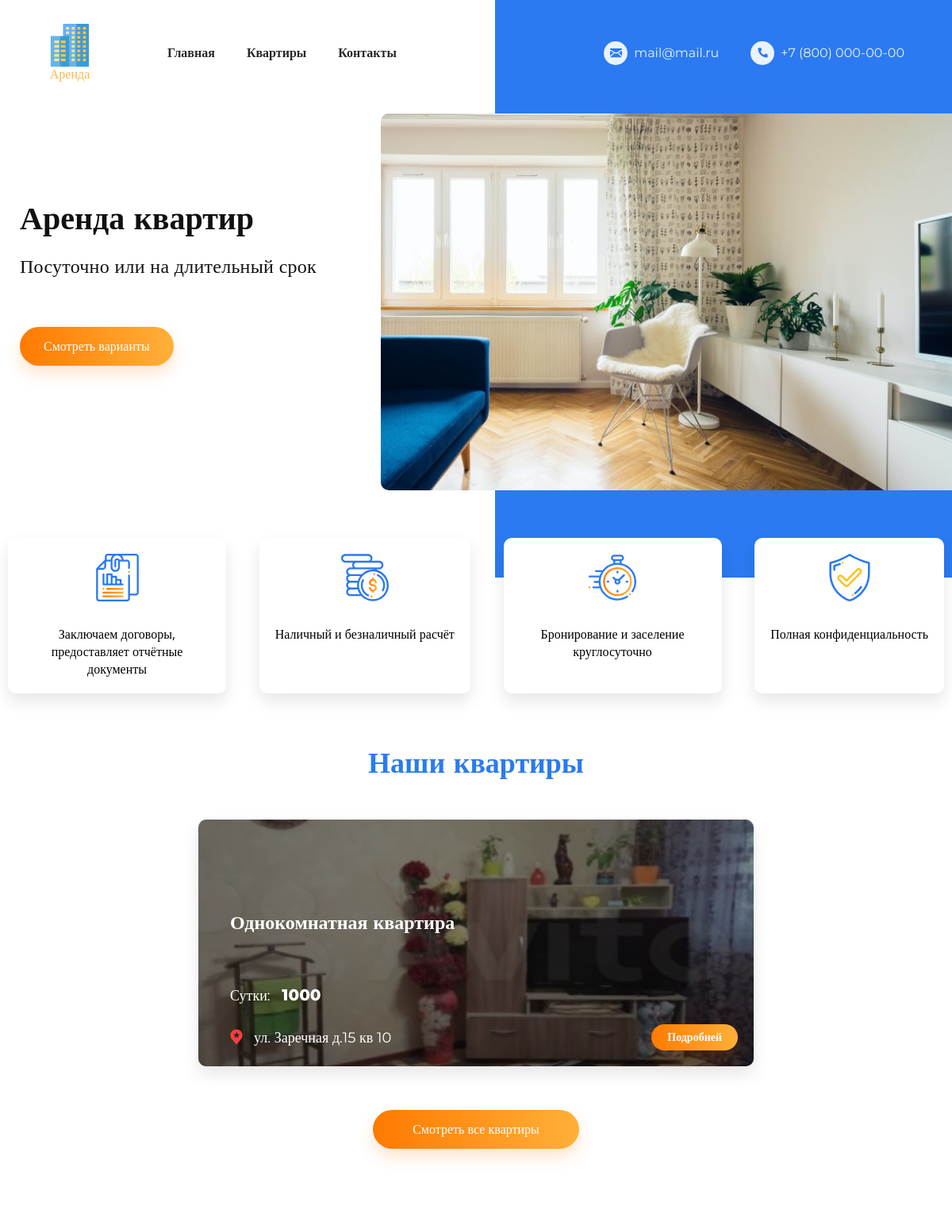
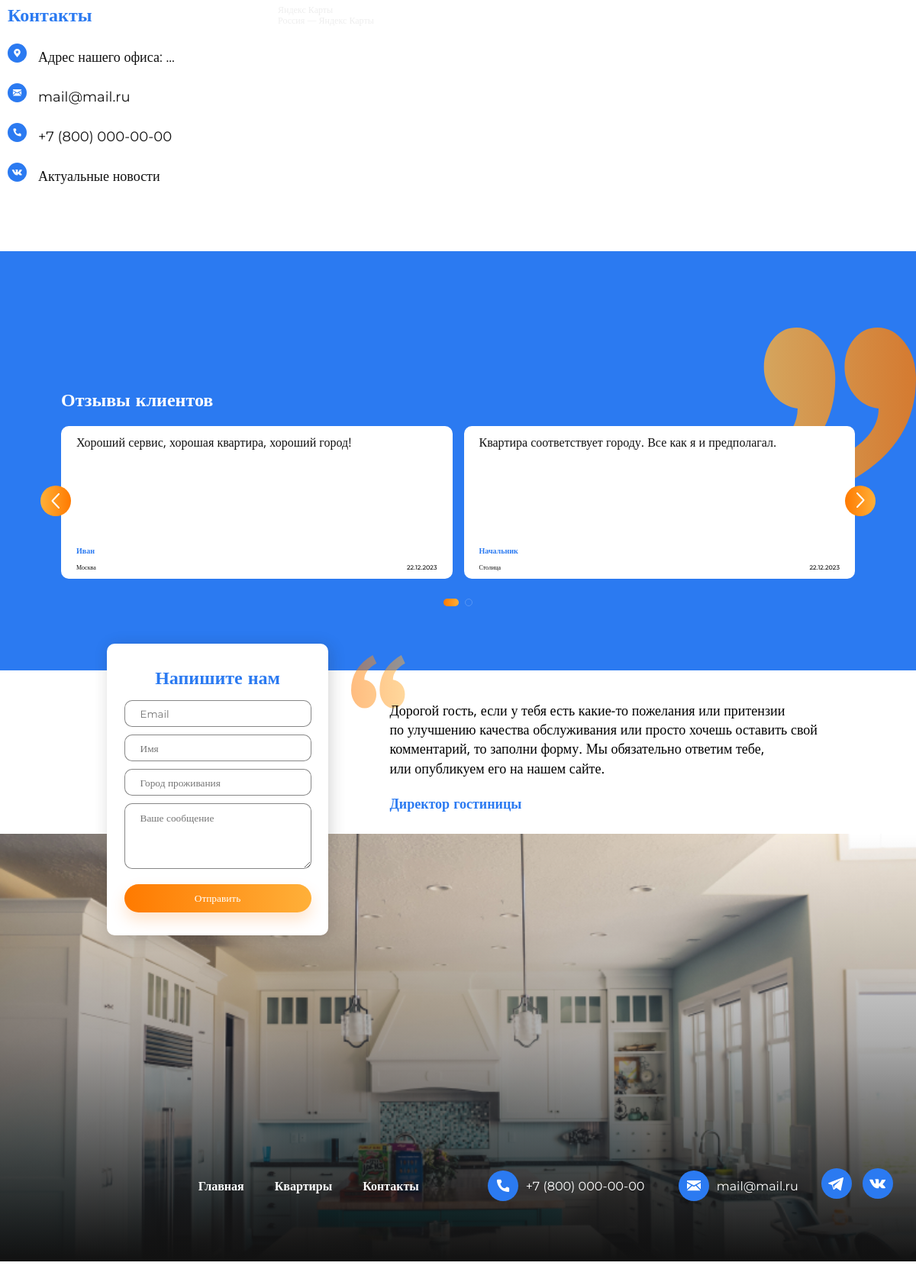
The page / on the database its author committed (2 pictures, top to bottom).
### tables this page shows
CREATE TABLE `flats` (
  `id` int UNSIGNED NOT NULL,
  `title` varchar(255) NOT NULL,
  `desc_prev` varchar(128) NOT NULL,
  `description` text NOT NULL,
  `cost` smallint UNSIGNED NOT NULL,
  `address` varchar(128) NOT NULL
);

CREATE TABLE `reviews` (
  `id` int UNSIGNED NOT NULL,
  `email` varchar(32) NOT NULL,
  `name` varchar(32) NOT NULL,
  `city` varchar(32) NOT NULL,
  `message` varchar(384) NOT NULL,
  `is_view` tinyint(1) NOT NULL DEFAULT '0',
  `is_published` tinyint(1) NOT NULL DEFAULT '0',
  `date` timestamp NOT NULL DEFAULT CURRENT_TIMESTAMP
);

### public/layouts/reviews.php (the view)
<section class="reviews">
    <div class="container">
        <div class="reviews__body">
            <h2 class="h2">Отзывы клиентов</h2>
            <div class="swiper slider-swiper">
                <div class="swiper-wrapper">
                    <?php
                        $reviews_query = mysqli_query($mysqli, "SELECT * FROM reviews WHERE is_published = 1");
                        $reviews = mysqli_fetch_all($reviews_query, MYSQLI_ASSOC);
                        foreach ($reviews as $review) :
                    ?>
                        <div class="swiper-slide">
                            <article class="reviews-card feedback">
                                <p class="feedback__txt"><?= $review["message"] ?></p>
                                <p class="feedback__name"><?= $review["name"] ?></p>
                                <div class="feedback__footer">
                                    <p class="feedback__city"><?= $review["city"] ?></p>
                                    <time class="feedback__date" datetime="<?= $review["date"] ?>"><?= date('d.m.Y', strtotime($review["date"])) ?></time>
                                </div>
                            </article>
                        </div>
                    <?php endforeach; ?>
                </div>
                <div class="swiper-pagination"></div>
            </div>
        </div>
        <div class="swiper-btn-prev"></div>
        <div class="swiper-btn-next"></div>
    </div>
</section>

### public/index.php (shortened to what this page needs)
<?php
include '../system/connectDB.php';
$flats_query = mysqli_query($mysqli, "SELECT flats.*,GROUP_CONCAT(photos.image_name) AS images FROM flats JOIN photos ON flats.id = photos.flat_id GROUP BY flats.id ORDER BY RAND() LIMIT 4");
$flats = mysqli_fetch_all($flats_query, MYSQLI_ASSOC);
include 'layouts/head.php';
?>
   <main class="main">
      <section class="rent">
         <div class="container">
            <div class="rent__body">
               <div class="rent__txt-wrapper">
                  <div class="rent__txt">
                     <h1 class="rent__title">Аренда квартир</h1>
                     <p class="rent__sub-title"><span>Посуточно или&nbsp;на&nbsp;длительный&nbsp;срок</span></p>
                     <a class="rent__btn btn" href="<?= 'http://' . $_SERVER['HTTP_HOST'] ?>/apartments.php">Смотреть варианты</a>
                  </div>
               </div>
            </div>
         </div>
         <div class="rent__img">
            <img src="<?= 'http://' . $_SERVER['HTTP_HOST'] ?>/assets/img/rent-img.jpg" alt="apartments">
         </div>
      </section>
      <section class="advantage">
         <div class="container">
            <ul class="advantage__list">
               <li class="advantage__item">
                  <img src="<?= 'http://' . $_SERVER['HTTP_HOST'] ?>/assets/img/rent-advantage/documentation.svg" alt="documentation">
                  <p>Заключаем договоры, предоставляет отчётные документы</p>
               </li>
               <li class="advantage__item">
                  <img src="<?= 'http://' . $_SERVER['HTTP_HOST'] ?>/assets/img/rent-advantage/money.svg" alt="payment">
                  <p>Наличный и безналичный расчёт</p>
               </li>
               <li class="advantage__item">
                  <img src="<?= 'http://' . $_SERVER['HTTP_HOST'] ?>/assets/img/rent-advantage/time.svg" alt="time">
                  <p>Бронирование и заселение круглосуточно</p>
               </li>
               <li class="advantage__item">
                  <img src="<?= 'http://' . $_SERVER['HTTP_HOST'] ?>/assets/img/rent-advantage/safety.svg" alt="safety">
                  <p>Полная конфиденциальность</p>
               </li>
            </ul>
         </div>
      </section>
      <section class="quarters">
         <div class="container">
            <h2 class="h2">Наши квартиры</h2>
            <div class="quarters__body">
                <?php foreach ($flats as $flat): ?>
                    <div class="quarters__room-wrapper">
                        <div class="quarters__room ">
                            <div class="quarters__photo">
                                <img src="<?= 'http://' . $_SERVER['HTTP_HOST'] ?>/assets/img/apartments/<?= substr($flat['images'], 0, strpos($flat['images'], ',')); ?>">
                            </div>
                            <p class="quarters__feature-d"><?= $flat['title']  ?></p>
                            <p class="quarters__price">Сутки: <span><?= $flat['cost'] ?></span></p>
                            <div class="quarterrs__footer">
                                <button class="quarters__adress"><?= $flat['address'] ?></button>
                                <a class="quarters__btn btn"
                                   href="<?= 'http://' . $_SERVER['HTTP_HOST'] ?>/flat.php?flat=<?= $flat['id'] ?>">Подробней</a>
                            </div>
                        </div>
                    </div>
                <?php endforeach ?>
            </div>
            <a class="quarters__btn-all btn" href="<?= 'http://' . $_SERVER['HTTP_HOST'] ?>/apartments.php">Смотреть все квартиры</a>
         </div>
      </section>
       <?php
            include 'layouts/contacts.php';
            include 'layouts/reviews.php';
            include 'layouts/write-us.php';
       ?>
   </main>
<?php
include 'layouts/foot.php';

### rows shown on the page
flats: title "Однокомнатная квартира", cost "1000", address "ул. Заречная д.15 кв 10"
reviews: message "Хороший сервис, хорошая квартира, хороший город!", name "Иван", city "Москва", date "22.12.2023"
reviews: message "Квартира соответствует городу. Все как я и предполагал.", name "Начальник", city "Столица", date "22.12.2023"
